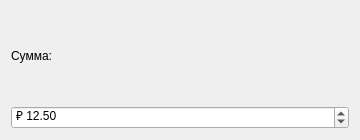
<?xml version="1.0" encoding="UTF-8"?>
<ui version="4.0"><class>Dialog</class><widget class="QDialog" name="Dialog"><property name="geometry"><rect><x>0</x><y>0</y><width>360</width><height>140</height></rect></property><property name="windowTitle"><string>#146 spin/231_double_prefix</string></property><layout class="QVBoxLayout" name="verticalLayout"><property name="leftMargin"><number>11</number></property><property name="topMargin"><number>11</number></property><property name="rightMargin"><number>11</number></property><property name="bottomMargin"><number>11</number></property><property name="spacing"><number>6</number></property><item><widget class="QLabel" name="l1"><property name="text"><string>Сумма:</string></property></widget></item><item><widget class="QDoubleSpinBox" name="dspin"><property name="decimals"><number>2</number></property><property name="minimum"><double>0</double></property><property name="maximum"><double>100</double></property><property name="value"><double>12.5</double></property><property name="singleStep"><double>0.5</double></property><property name="prefix"><string>₽ </string></property></widget></item></layout></widget></ui>
